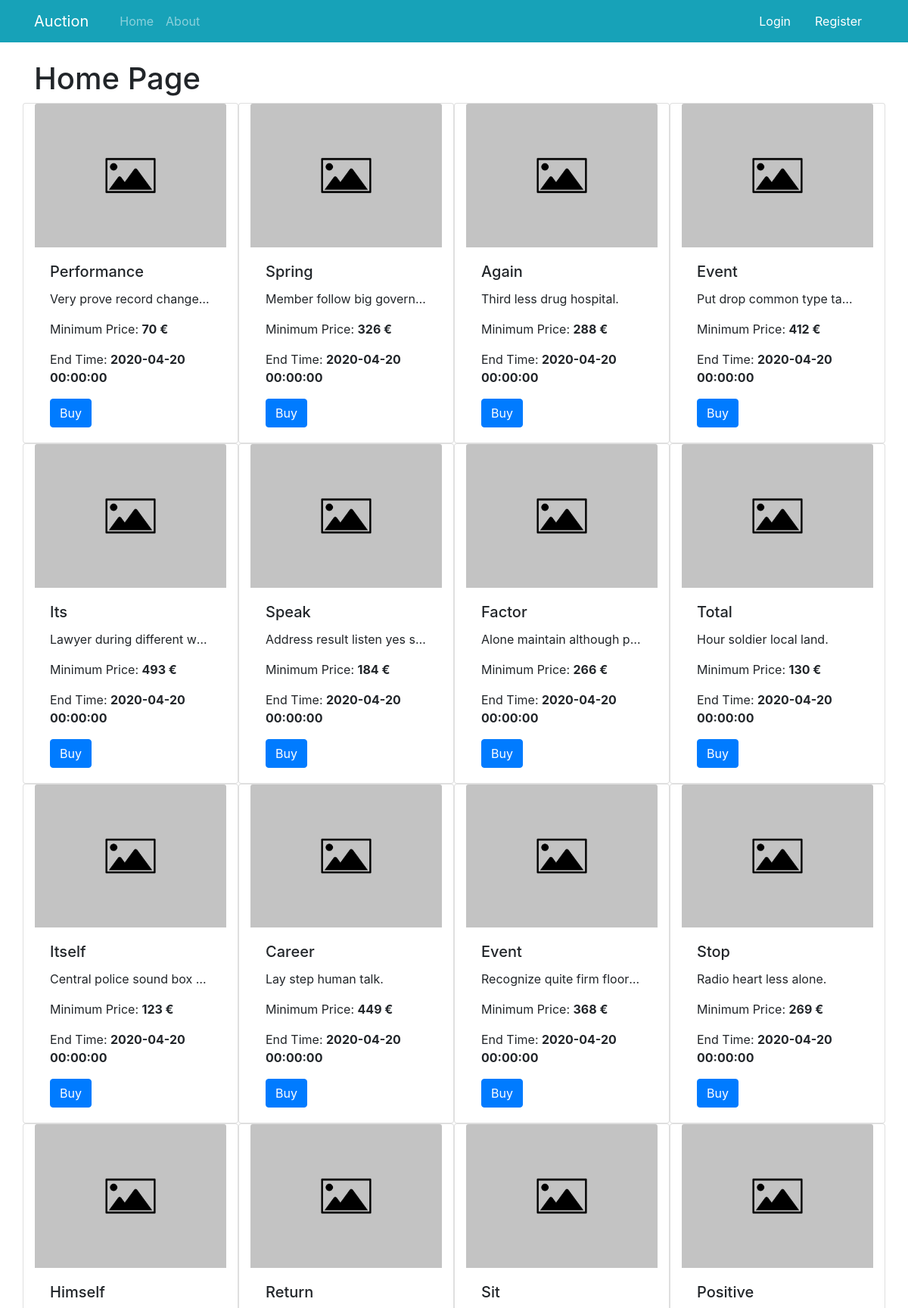
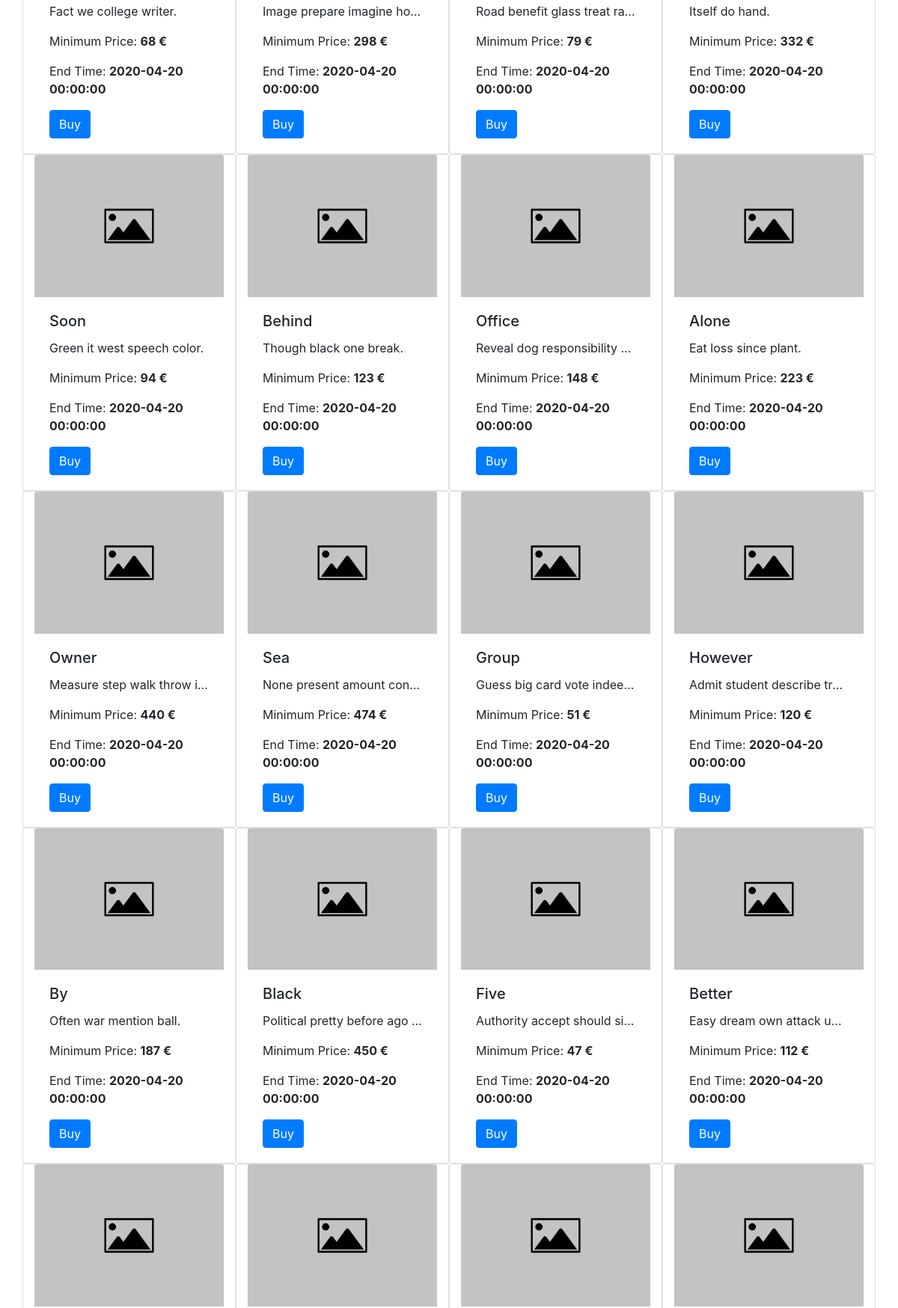
The page /home (upper part) on the database its author committed (2 pictures, top to bottom).
### app/item.py (models this page shows)
class Item(db.Model):
    id = db.Column(db.Integer, primary_key=True)
    name = db.Column(db.String(80), nullable=False)
    category = db.Column(db.String(80), nullable=False)
    description = db.Column(db.String(80), nullable=False)
    country = db.Column(db.String(80), nullable=False)
    min_price = db.Column(db.Integer, nullable=False)
    auction_image = db.Column(db.String(256), nullable=False)
    end_day = db.Column(db.DateTime, nullable=False)
    time = db.Column(db.Integer, nullable=False)
    views = db.Column(db.Integer, nullable=False, default=0)
    user_id = db.Column(db.Integer, db.ForeignKey('user.id'), nullable=False)

### app/routes.py (the view)
@App.route('/')
@App.route('/home')
def home():
    items = Item.query.all()
    return render_template('home.html', title="Home Page", items=items)

### app/templates/home.html
{% extends 'layout.html' %}
{% block content %}
    <h1>{{title}}</h1>
    <div class="row items">
    {% for item in items %}
        <div class="card col-md-3" style="width: 18rem;">
            <img class="card-img-top" src={{url_for('static', filename='images/'+item.auction_image)}} alt="Card image cap">
            <div class="card-body">
            <h5 class="card-title">{{item.name.capitalize()}}</h5>
            <p class="card-text descr">{{item.description}} </p>
            <p>Minimum Price: <span class="font-weight-bold">{{item.min_price}} €</span></p>
            <p>End Time: <span class="font-weight-bold">{{item.end_day}}</span></p>
            <a href="#" class="btn btn-primary">Buy</a>
            </div>
        </div>
    {% endfor %}
    </div>
{% endblock content%}

### app/templates/layout.html (shortened to what this page needs)
<!DOCTYPE html>
<html lang="en">
<head>
    <link rel="stylesheet" href="https://stackpath.bootstrapcdn.com/bootstrap/4.3.1/css/bootstrap.min.css">
    <link rel="stylesheet" href="{{ url_for('static', filename='main.css') }}" >
</head>
<body>
    <nav class="navbar navbar-expand-lg navbar-dark bg-info">
        <div class="container">
        <a class="navbar-brand" href="/">Auction</a>
        <div class="collapse navbar-collapse" id="navbarSupportedContent">
          <ul style="margin-left: 17px;" class="navbar-nav mr-auto row">
                <li class="nav-item">
                <a class="nav-link" href={{url_for('home')}}>Home</a>
                </li>
                <li class="nav-item">
                <a class="nav-link" href={{url_for('about')}}>About</a>
                </li>
            </ul>
            {% if current_user.is_authenticated %}
            <div class="dropdown">
                <button class="text-white btn dropdown-toggle bg-info" type="button" id="dropdownMenuButton" data-toggle="dropdown" aria-haspopup="true" aria-expanded="false">
                  {{current_user.username}}
                </button>
                <div class="dropdown-menu" aria-labelledby="dropdownMenuButton">
                  <a class="dropdown-item" href={{url_for('add_item')}}>Add Item</a>
                  <a class="dropdown-item" href={{url_for('home')}}>My Items</a>
                  <a class="dropdown-item" href={{url_for('home')}}>Profile</a>
                  <div class="border-bottom"></div>
                  <a class="dropdown-item" href={{url_for('logout')}}>Logout</a>
                </div>
              </div>
            {% else %}
                <a class="nav-link text-white" href={{url_for('login')}}>Login</a>
                <a class="nav-link text-white" href={{url_for('register')}}>Register</a>
            {% endif %}
            </div>
        </div>
    </nav>
    <div class="container mt-4">
        {% block content %}
        {% endblock %}
    </div>
</body>
</html>

### app/static/main.css (style rules this page uses)
.descr { white-space: nowrap; overflow: hidden; text-overflow: ellipsis; }

### rows shown on the page
Item: auction_image (placeholder picture), name "Performance", description "Very prove record change…", min_price "70", end_day "2020-04-20 00:00:00"
Item: auction_image (placeholder picture), name "Spring", description "Member follow big govern…", min_price "326", end_day "2020-04-20 00:00:00"
Item: auction_image (placeholder picture), name "Again", description "Third less drug hospital.", min_price "288", end_day "2020-04-20 00:00:00"
Item: auction_image (placeholder picture), name "Event", description "Put drop common type take.", min_price "412", end_day "2020-04-20 00:00:00"
Item: auction_image (placeholder picture), name "Its", description "Lawyer during different w…", min_price "493", end_day "2020-04-20 00:00:00"
Item: auction_image (placeholder picture), name "Speak", description "Address result listen yes s…", min_price "184", end_day "2020-04-20 00:00:00"
Item: auction_image (placeholder picture), name "Factor", description "Alone maintain although p…", min_price "266", end_day "2020-04-20 00:00:00"
Item: auction_image (placeholder picture), name "Total", description "Hour soldier local land.", min_price "130", end_day "2020-04-20 00:00:00"
Item: auction_image (placeholder picture), name "Itself", description "Central police sound box…", min_price "123", end_day "2020-04-20 00:00:00"
Item: auction_image (placeholder picture), name "Career", description "Lay step human talk.", min_price "449", end_day "2020-04-20 00:00:00"
Item: auction_image (placeholder picture), name "Event", description "Recognize quite firm floor…", min_price "368", end_day "2020-04-20 00:00:00"
Item: auction_image (placeholder picture), name "Stop", description "Radio heart less alone.", min_price "269", end_day "2020-04-20 00:00:00"
Item: auction_image (placeholder picture), name "Himself", description "Fact we college writer.", min_price "68", end_day "2020-04-20 00:00:00"
Item: auction_image (placeholder picture), name "Return", description "Image prepare imagine ho…", min_price "298", end_day "2020-04-20 00:00:00"
Item: auction_image (placeholder picture), name "Sit", description "Road benefit glass treat ra…", min_price "79", end_day "2020-04-20 00:00:00"
Item: auction_image (placeholder picture), name "Positive", description "Itself do hand.", min_price "332", end_day "2020-04-20 00:00:00"
Item: auction_image (placeholder picture), name "Soon", description "Green it west speech color.", min_price "94", end_day "2020-04-20 00:00:00"
Item: auction_image (placeholder picture), name "Behind", description "Though black one break.", min_price "123", end_day "2020-04-20 00:00:00"
Item: auction_image (placeholder picture), name "Office", description "Reveal dog responsibility…", min_price "148", end_day "2020-04-20 00:00:00"
Item: auction_image (placeholder picture), name "Alone", description "Eat loss since plant.", min_price "223", end_day "2020-04-20 00:00:00"
Item: auction_image (placeholder picture), name "Owner", description "Measure step walk throw i…", min_price "440", end_day "2020-04-20 00:00:00"
Item: auction_image (placeholder picture), name "Sea", description "None present amount con…", min_price "474", end_day "2020-04-20 00:00:00"
Item: auction_image (placeholder picture), name "Group", description "Guess big card vote indee…", min_price "51", end_day "2020-04-20 00:00:00"
Item: auction_image (placeholder picture), name "However", description "Admit student describe tr…", min_price "120", end_day "2020-04-20 00:00:00"
Item: auction_image (placeholder picture), name "By", description "Often war mention ball.", min_price "187", end_day "2020-04-20 00:00:00"
Item: auction_image (placeholder picture), name "Black", description "Political pretty before ago…", min_price "450", end_day "2020-04-20 00:00:00"
Item: auction_image (placeholder picture), name "Five", description "Authority accept should si…", min_price "47", end_day "2020-04-20 00:00:00"
Item: auction_image (placeholder picture), name "Better", description "Easy dream own attack u…", min_price "112", end_day "2020-04-20 00:00:00"
Item: auction_image (placeholder picture)
Item: auction_image (placeholder picture)
Item: auction_image (placeholder picture)
Item: auction_image (placeholder picture)

### other values the page prints
{{ title }} "Home Page"
